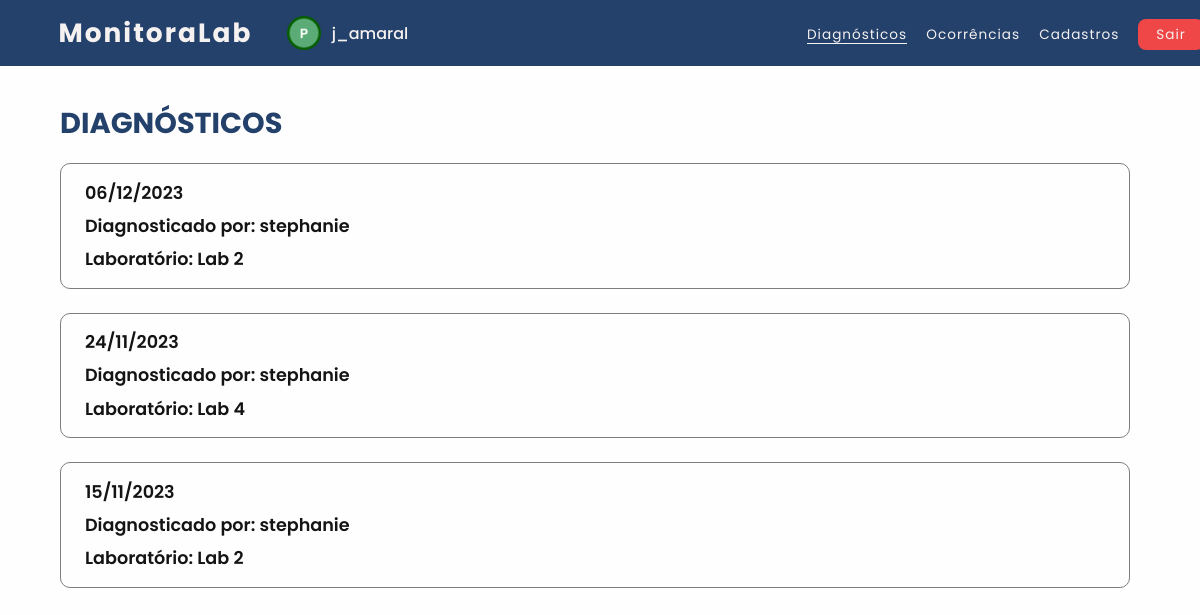
The page /usuarios/professor/inicio.php (signed in) on the database its author committed.
### tables this page shows
CREATE TABLE reparo (
  ID int(11) NOT NULL,
  Data date NOT NULL,
  Acao varchar(300) NOT NULL,
  Problemas_Nao_Solucionados varchar(300) NOT NULL,
  Responsavel varchar(30) NOT NULL,
  Login_Monitor varchar(30) DEFAULT NULL,
  Laboratorio varchar(15) NOT NULL
);

### usuarios/professor/inicio.php (the view, shortened to what this page needs)
<?php
    $conexao = ConectarBanco();
    $sql_query = $conexao->query("SELECT `ID`, `Data`, `Responsavel`, `Laboratorio` FROM `reparo`
    ORDER BY `Data` DESC") or die($conexao->error);
?>
<!DOCTYPE html>
<html lang="pt-br">
    <head>
        <link rel="stylesheet" type="text/css" href="../../css/navbar.css"><link rel="preconnect" href="https://fonts.googleapis.com">
        <link rel="stylesheet" type="text/css" href="../../css/inicio.css"><link rel="preconnect" href="https://fonts.googleapis.com">
        <link rel="stylesheet" href="../../css/fonte-alert.css">
        <link rel="stylesheet" href="https://cdnjs.cloudflare.com/ajax/libs/font-awesome/6.4.2/css/all.min.css"
 />
        <link rel="stylesheet" type="text/css" href="../../css/icone-tema.css">
    </head>
    <body id="body">
        <nav>
        <h1 class="logo">MonitoraLab</h1>
        <img src="../../icons/icone-professor.png" class="icone-usuario">
        <div class="usuario"><?php echo $_SESSION['login'] ;?></div>
            <ul class="nav-professor">
                <li><a class="active" href="">Diagnósticos</a></li>
                <li><a class="nav-li" href="ocorrencias.php">Ocorrências</a></li>
                <li><a class="nav-li" href="monitores-cadastrados.php">Cadastros</a></li>
                <li><a class="Btn-Sair" onclick="Sair()" style="cursor: pointer;">Sair</a> </li>
            </ul>
        </nav>
            <h2>Diagnósticos</h2>
            <?php
                while ($reparo = $sql_query->fetch_assoc())
                {
            ?>
            <div class="container">
                <div class="info-diagnostico">
                    <label class="titulo-dados"><?php echo date('d/m/Y', strtotime($reparo['Data'])); ?></label>
                    <label class="titulo-dados">Diagnosticado por: <?php echo $reparo['Responsavel'];?></label>
                    <label class="titulo-dados">Laboratório: <?php echo $reparo['Laboratorio']; ?></label>
                </div>
            </div>
            <?php
                }
            ?>
        </body>
</html>

### css/navbar.css (style rules this page uses)
nav { background-color: var(--azul-1); color: var(--branco-1); padding: 1.1% 2%; display: flex; align-items: center; }
.logo { font-family: 'Poppins', sans-serif; font-size: 165%; font-weight: bold; letter-spacing: 2px; margin-left: 2%; }
.icone-usuario { margin-left: 3%; margin-right: 0.4%; width: 3%; }
.usuario { font-family: 'Poppins', sans-serif; font-size: 100%; margin-left: 0.5%; }
nav ul { position: absolute; margin-left: 54%; }
ul.nav-professor { position: absolute; margin-left: 64%; }
nav ul li { display: inline-block; line-height: 80%; margin-left: 15px; }
nav ul li a { color: var(--branco-1); font-family: 'Poppins', sans-serif; font-size: 85%; letter-spacing: 1px; line-height: 20%; position: relative; font-weight: 400; }
.nav-li::after { content: " "; width: 0%; height: 1px; background-color: var(--branco-1); position: absolute; bottom: 0; left: 0; transition: 0.2s ease-in-out; }
.active::after { content: " "; width: 100%; height: 1px; background-color: var(--branco-1); position: absolute; bottom: 0; left: 0; }
.Btn-Sair { background-color: var(--vermelho-1); padding: 20% 60%; border-radius: 8px; }

### css/inicio.css (style rules this page uses)
html { min-height: 100vh; }
* { margin: 0; padding: 0; text-decoration: none; list-style: none; letter-spacing: normal; }
body { background: var(--fundo); font-family:'Poppins', sans-serif; font-weight: 470; letter-spacing: 5px; }
h2 { color: var(--h2); text-transform: uppercase; margin: 3% 0 0 5%; letter-spacing: normal; font-size: 180%; font-family: 'Poppins', sans-serif; }
.container { border-radius: 10px; border: 1px solid; border-color: var(--cinza-3); display: flex; justify-content: space-between; align-items: center; width: 85%; height: auto; margin: 1.5% 0 2% 5%; padding: 1% 2% 1% 2%; }
.info-diagnostico { display: flex; flex-direction: column; letter-spacing: normal; width: 70%; }
label.titulo-dados { letter-spacing: normal; font-weight: bold; font-size: 110%; color: var(--titulo-dados); margin: 0.5% 0; font-weight: 600; font-family: 'Poppins', sans-serif; }

### css/cores.css (style rules this page uses)
.tema-claro, :root { --azul-1: #24416B; --azul-2:#5E93E0; --branco-1: #f5f1f1; --vermelho-1: #EF4747; --vermelho-2: #d83b3b; --amarelo-1:#DDD73C; --preto-1: #000000; --cinza-1: #939393; --cinza-2: #7d7d7d4c; --cinza-3: #7d7d7d; --cinza-4: #4e4e4eb4; --preto-2: #0000001c; --preto-3: #141414; --icone: #fefefe; --fundo: #fefefe; --fundo-botao: #24416B; --h2: #24416B; --titulo-dados: #141414; --voltar: #090808; --titulo: #24416B; --dados: #141414; --ver-diag: #24416B; --caixa: #fefefe; --borda-caixa: #4e4e4eb4; --sombra: #0000001c; --texto-branco:#fefefe; --txt: #4e4e4eb4; --txt-hover: #7d7d7d4c; --miniatura:#4e4e4eb4; }
.tema-escuro, :root { --icone: #fefefe; --fundo: #091932; --fundo-botao: #091932; --h2: #fefefe; --titulo-dados: #e9e5e5; --voltar: #fefefe; --titulo: #fefefe; --dados: #fefefe; --ver-diag: #bdbdbd; --caixa: #24416B; --borda-caixa:#fefefe; --sombra: #fefefe14; --texto-branco:#fefefe; --txt: #4e4e4eb4; --miniatura: #fefefe; }

### usuarios/professor/inicio.php (style rules this page uses)
body { visibility: hidden; }

### rows shown on the page
reparo: Data "06/12/2023", Responsavel "stephanie", Laboratorio "Lab 2"
reparo: Data "24/11/2023", Responsavel "stephanie", Laboratorio "Lab 4"
reparo: Data "15/11/2023", Responsavel "stephanie", Laboratorio "Lab 2"

### other values the page prints
$_SESSION['login'] "j_amaral"
